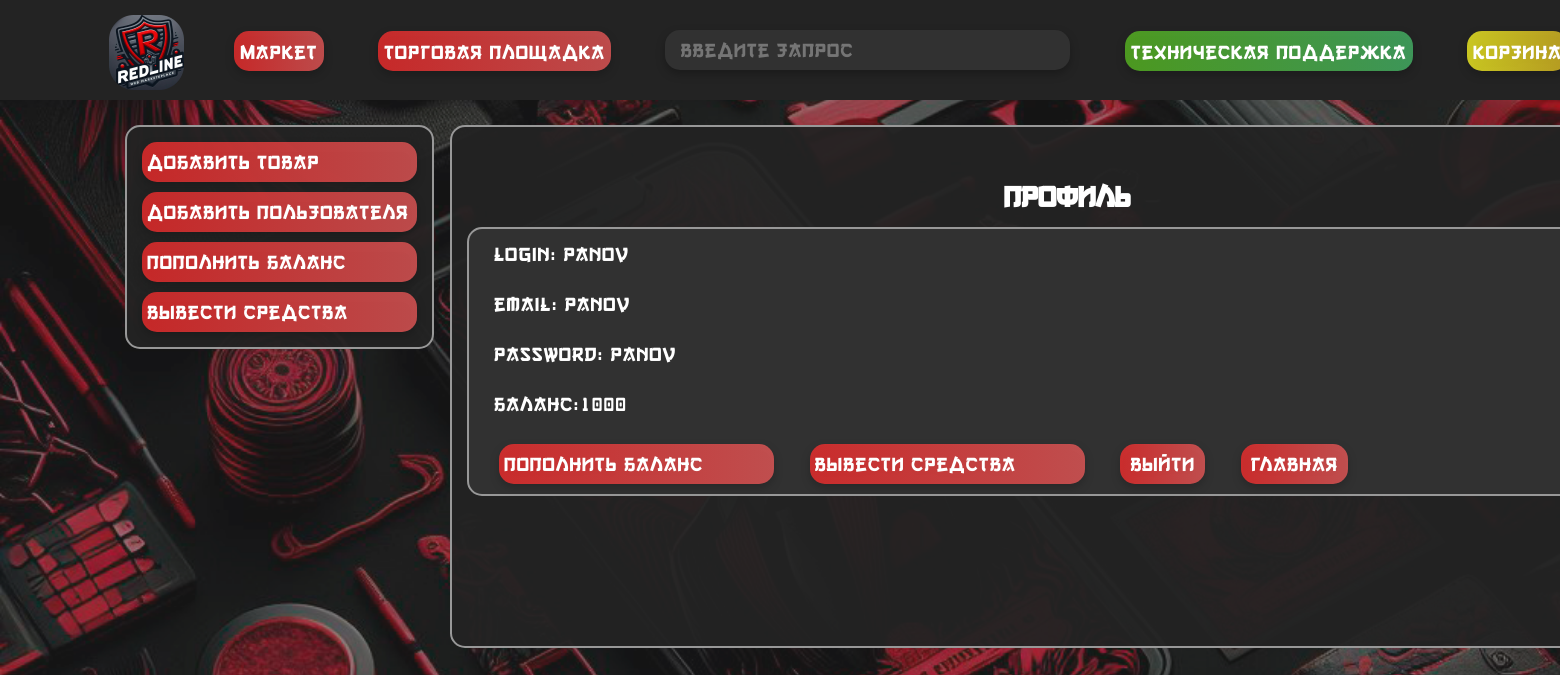
Before: /profile (signed in) with the older database file.
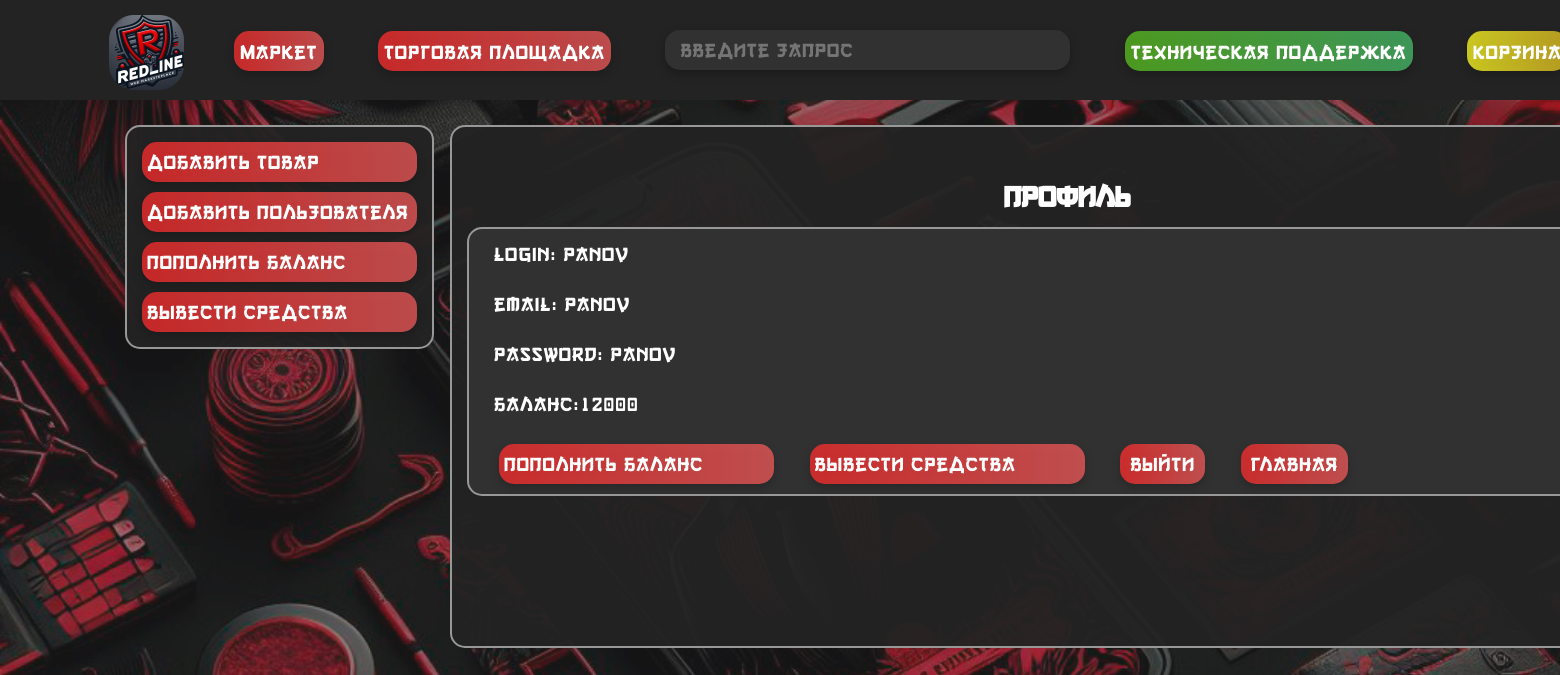
After: the same page with the newer database file.
### main.py (models this page shows, shortened)
class User(db.Model):
    id = db.Column(db.Integer, nullable=False, primary_key=True, autoincrement=True)
    login = db.Column(db.String(15), nullable=False, unique=True)
    email = db.Column(db.String(15), nullable=False, unique=True)
    password = db.Column(db.String(80), nullable=False)
    balance = db.Column(db.Integer, nullable=False)
    last_login = db.Column(db.DateTime, default=datetime.utcnow)

### main.py (the view)
@app.route('/profile')
def profile():
    users = User.query.all()
    tovars = Tovar.query.all()
    user = User.query.filter_by(login=session['userLogged']).first()
    if user:
        email = user.email
        password = user.password
        balance = user.balance
    else:
        email = ""  # установите значение по умолчанию для email, если пользователь не найден
        password = ""  # установите значение по умолчанию для password, если пользователь не найден
        balance = ""  # установите значение по умолчанию для balance, если пользователь не найден
    return render_template('profile.html', user=user, email=email, password=password, balance=balance, username=session['userLogged'])

### templates/profile.html (shortened to what this page needs)
<!DOCTYPE html>
<html lang="ru">
<head>
    <link rel="stylesheet" type="text/css" href="{{ url_for('static', filename='css/style.css') }}">
</head>
<body>
    <header>
        <div class="up">
            <img src="static\img\main\logo.png" class="logo" alt="Описание изображения">
            <div class="block_up">
                <form action="/">
                    <button class="button_up">Маркет</button>
                    <button class="button_up">Торговая площадка</button>
                </form>
                <form action="/search" method="POST" class="search-container">
                    <input type="text" name="query" placeholder="Введите запрос" class="search-button">
                </form>
                <form action="/help" method="post">
                    <button class="help button_up">Техническая поддержка</button>
                </form>
                <form action="/basket" method="post">
                    <button class="button_up basket">Корзина</button>
                </form>
            </div>
        </div>
    </header>
    <div class="lmenu main">
        <form action="/create-tovar-page" method="post">
            <button class="button button_lmenu">Добавить товар</button>
        </form>
        <form action="/create-user-page" method="post">
            <button class="button button_lmenu">Добавить пользователя</button>
        </form>
        <form action="/help" method="post">
            <button class="button button_lmenu">Пополнить баланс</button>
            <button class="button button_lmenu">Вывести средства</button>
        </form>
    </div>
    <main>
        <h2 class="title">Профиль</h2>
            <div class="block">
                    <p class="str profile">login: {{username}}</p>
                    <p class="str profile">email: {{email}}</p>
                    <p class="str profile">password: {{password}}</p>
                    <p class="str profile">Баланс:{{balance}}</p>
                <div>
                    <form action="/money" method="post">
                        <button class="button button_lmenu">Пополнить баланс</button>
                    </form>
                    <form action="/help" method="get">
                        <button class="button button_lmenu">Вывести средства</button>
                    </form>
                        <form><a href="/logout" class="button profile">Выйти</a></form>
                    <form><a href="/" class="button profile">Главная</a></form>
                </div>
            </div>
    </main>
</body>
</html>

Changed rows visible on the page:
changed User "Panov": balance "1000" → "12000"
